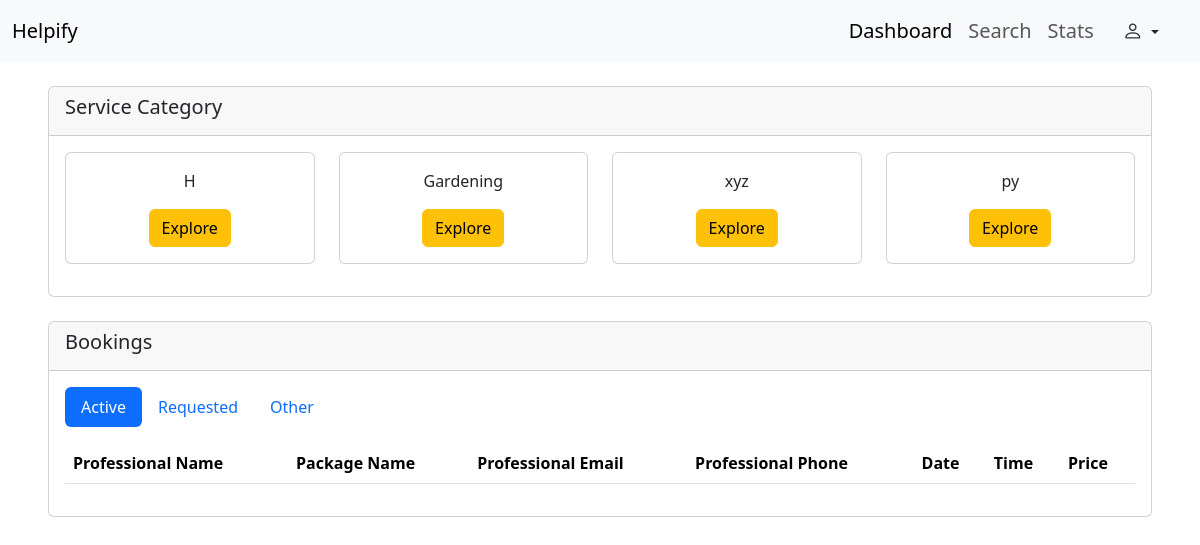
Page /customer/dashboard (signed in) on the committed database.
### backend/models.py (models this page shows)
class ServiceCategory(db.Model):
    __tablename__="category"
    id  = db.Column(db.Integer , primary_key=True , autoincrement=True)
    name = db.Column(db.String , nullable=False,unique=True)
    professionals = db.relationship("ServiceProfessional" ,  backref="category")

### backend/routes.py (the view)
@app.route("/customer/dashboard" , methods=["GET" , "POST"])
@login_required
def cust_dashboard():
    all_cats = db.session.query(ServiceCategory).all()
    active_bookings = []
    requested_bookings= []
    other_bookings = []
    for book in current_user.created_bookings:
        if book.status =="Active"  or book.status=="Started" or book.status=="Finished":
            active_bookings.append(book)
        elif book.status=="Requested":
            requested_bookings.append(book)
        else:
            other_bookings.append(book)
    return render_template("/customer/dashboard.html" , current_cust = current_user , all_cats=all_cats , active_bookings= active_bookings , requested_bookings = requested_bookings,
                           other_bookings=other_bookings)

### app.py (called while the page is built)
def create_app():
    app = Flask(__name__)
    app.config["SQLALCHEMY_DATABASE_URI"]  =  "sqlite:///Household_db.sqlite3"
    db.init_app(app)
    app.config["SECRET_KEY"] = "Thisismysecret"
    login_manager = LoginManager(app)
    @login_manager.user_loader
    def load_user(email):
        return db.session.query(User).filter_by(email = email).first() or \
        db.session.query(Admin).filter_by(email=email ).first() or \
        db.session.query(ServiceProfessional).filter_by(email=email ).first()
    app.app_context().push()
    db.create_all()
    return app

### templates/customer/dashboard.html (shortened to what this page needs)
<!DOCTYPE html>
<html lang="en">
<head>
    <link href="https://cdn.jsdelivr.net/npm/bootstrap@5.3.7/dist/css/bootstrap.min.css" rel="stylesheet"
>
    <link rel="stylesheet" href="https://cdn.jsdelivr.net/npm/bootstrap-icons@1.13.1/font/bootstrap-icons.min.css">
</head>
<body>
    <nav class="navbar navbar-expand-lg bg-body-tertiary">
        <div class="container-fluid">
            <a class="navbar-brand fs-5" href="#">Helpify</a>
            <div class="collapse navbar-collapse" id="navbarNav">
                <ul class="navbar-nav ms-auto fs-5">
                    <li class="nav-item">
                        <a class="nav-link active" aria-current="page" href="#">Dashboard</a>
                    </li>
                    <li class="nav-item">
                        <a class="nav-link" href="#">Search</a>
                    </li>
                    <li class="nav-item">
                        <a class="nav-link" href="#">Stats</a>
                    </li>
                </ul>
                <div class="dropdown me-3 ms-2">
                    <button class="btn btn- dropdown-toggle" type="button" data-bs-toggle="dropdown"
                        aria-expanded="false">
                        <i class="bi bi-person fs-5 "></i>
                    </button>
                </div>
            </div>
        </div>
    </nav>
    <div class="card mt-4 ms-5 me-5">
        <div class="card-header">
            <div class="d-flex d-inline">
                <h5>Service Category</h5>
            </div>
        </div>
        <div class="card-body">
            <div class="row">
                {% for cat in all_cats %}
                <div class="col-3 mb-3">
                    <div class="card text-center">
                        <div class="card-body">
                            <p>{{cat.name}}</p>
                            <a href="/customer/search?cat_id={{cat.id}}" class="btn btn-warning">Explore</a>
                        </div>
                    </div>
                </div>
                {% endfor %}
            </div>
        </div>
    </div>
    <div class="card mt-4 ms-5 me-5">
        <div class="card-header">
            <h5>Bookings</h5>
        </div>
        <div class="card-body">
            <ul class="nav nav-pills mb-3" id="pills-tab" role="tablist">
                <li class="nav-item" role="presentation">
                    <button class="nav-link active" id="active-booking-tab" data-bs-toggle="pill"
                        data-bs-target="#active-booking" type="button" role="tab" aria-controls="active-booking"
                        aria-selected="true">Active</button>
                </li>
                <li class="nav-item" role="presentation">
                    <button class="nav-link" id="requested-booking-tab" data-bs-toggle="pill"
                        data-bs-target="#requested-booking" type="button" role="tab" aria-controls="requested-booking"
                        aria-selected="false">Requested</button>
                </li>
                <li class="nav-item" role="presentation">
                    <button class="nav-link" id="otherbooking-tab" data-bs-toggle="pill" data-bs-target="#otherbooking"
                        type="button" role="tab" aria-controls="otherbooking" aria-selected="false">Other</button>
                </li>
            </ul>
            <div class="tab-content" id="pills-tabContent">
                <div class="tab-pane fade show active" id="active-booking" role="tabpanel"
                    aria-labelledby="active-booking-tab" tabindex="0">
                    <table class="table">
                        <thead>
                            <tr>
                                <th scope="col">Professional Name</th>
                                <th scope="col">Package Name</th>
                                <th scope="col">Professional Email</th>
                                <th scope="col">Professional Phone</th>
                                <th scope="col">Date</th>
                                <th scope="col">Time</th>
                                <th scope="col">Price</th>
                            </tr>
                        </thead>
                    </table>
                </div>
            </div>
        </div>
    </div>
</body>
</html>

### rows in the picture
ServiceCategory: name "H"
ServiceCategory: name "Gardening"
ServiceCategory: name "xyz"
ServiceCategory: name "py"
